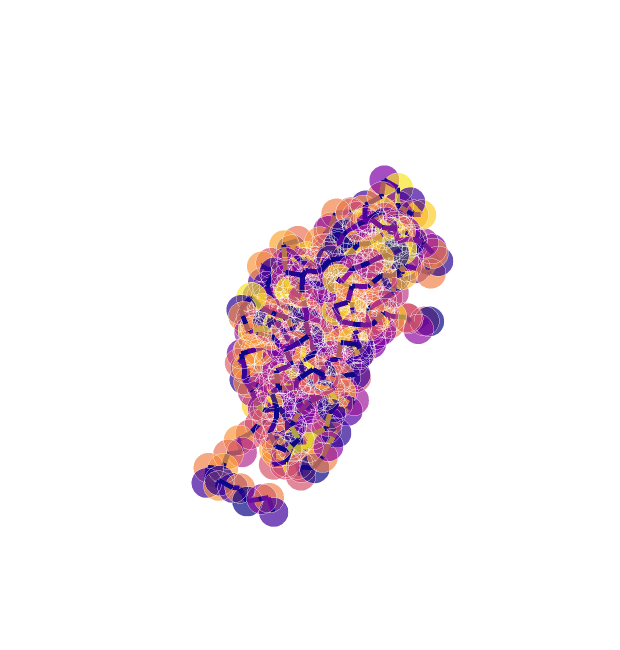

This figure's notebook cell:
### Code cell
plotly_protein_structure_graph(g, node_size_multiplier=0.5, colour_nodes_by="residue_name")

### Figure 1 — Plotly figure (JSON) as saved in the notebook; plotly's stock layout.template omitted (floating-point values rounded to 4 significant figures; data arrays with more than 128 entries replaced by an {"elided": "..."} marker saying what was removed)
{"data": [{"hoverinfo": "text+x+y+z", "marker": {"color": {"elided": "445x4 float values"}, "opacity": 0.7, "size": {"elided": "445 float values"}, "symbol": "circle"}, "mode": "markers", "text": {"elided": "445 str values"}, "type": "scatter3d", "x": {"elided": "445 float values"}, "y": {"elided": "445 float values"}, "z": {"elided": "445 float values"}}, {"hoverinfo": "text", "line": {"color": {"elided": "1332x4 float values"}, "width": 10}, "mode": "lines", "text": {"elided": "1332 str values"}, "type": "scatter3d", "x": {"elided": "1332 float values"}, "y": {"elided": "1332 float values"}, "z": {"elided": "1332 float values"}}], "layout": {"height": 650, "margin": {"t": 100}, "scene": {"xaxis": {"showbackground": false, "showgrid": false, "showline": false, "showticklabels": false, "title": {"text": ""}, "zeroline": false}, "yaxis": {"showbackground": false, "showgrid": false, "showline": false, "showticklabels": false, "title": {"text": ""}, "zeroline": false}, "zaxis": {"showbackground": false, "showgrid": false, "showline": false, "showticklabels": false, "title": {"text": ""}, "zeroline": false}}, "showlegend": false, "width": 620}}
